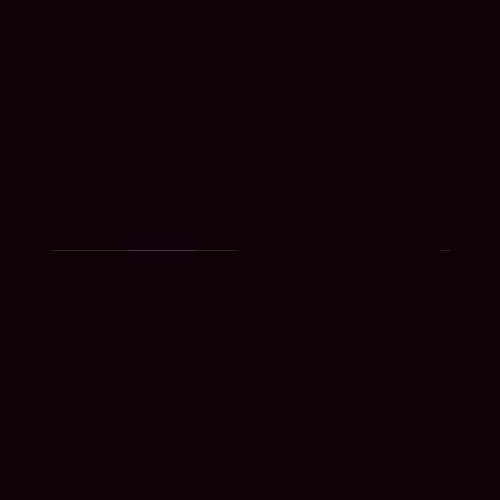
Frame 1 (no input)
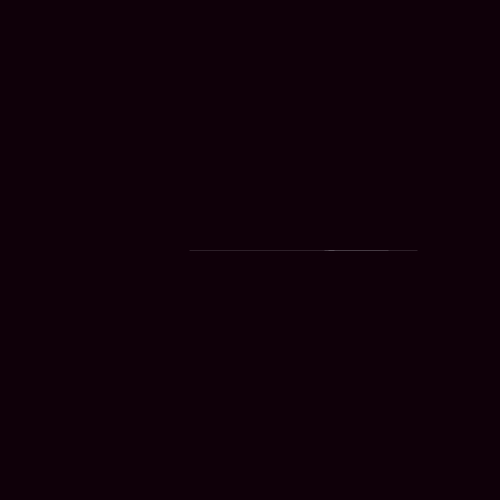
Frame 60 (the mouse pressed at the canvas centre just before this capture)
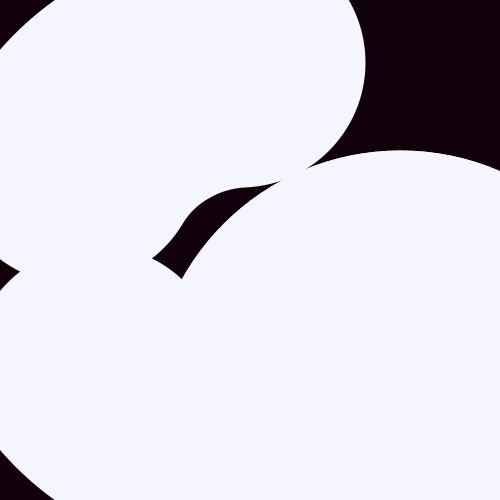
Frame 120 (the mouse held since frame 60 and released just before this capture)

The Processing sketch that drew these frames (run headless with seeded random() and noise(); from frame 60 on, the mouse is pressed at the canvas centre):

// Processing sketch: processing_104112
// ── processing_104112.pde

/**
 * Nucleo de Arte e Novos Organismos - EBA/UFRJ
 * RJ / Brasil
 *
 *
 * Sinalizador. Desenvolvido por chcl / equipe biônicos 2013
 *
 *
 * Trata-se de uma demonstração de personalidade em arranjos circulares.
 * Desenhei dois circulos (um preenchido e outro apenas contorno). Representam uma espécie de núcleo e membrana protetora.
 * Os arcos foram gerados por valores de origens e tamanhos diferentes e aleatórios. Representam a variação externa. 
 * O delay foi pra dar uma melhor fluidez, mas alterando-o você tem diferentes observações. 
 *  Se eu não criasse uma variavel randomica pra cada arco, o valor seriam os mesmo para todos, e teriamos 3 arcos sobrepostos.
 * Ainda em fase de experimentação...
 *
 */

void setup ()
{   
 size (500,500);
}

void draw () 
{
  background (15, 0, 9);
  
//----------------  
// oval 1
//----------------
  stroke(245,245,255);
  ellipse(400,400,mouseX,mouseX);
  
//----------------
// oval 2  
//----------------
  noFill();
  strokeWeight(mouseY);
  ellipse(400,400, mouseY,mouseY);
 
//-------------------------------------------
//  arcos aleatórios 
//-------------------------------------------

  float orig01 = random(0, 2*PI);
  float orig02 = random(0, 2*PI);
  float orig03 = random(0, 2*PI);
 //as variaveis acima guardam os valores de ponto de origem dos arcos, sempre aleatorio
 
  float tam01 = random(0, PI/2);
  float tam02 = random(0, PI/2);
  float tam03 = random(0, PI/2);
 //variaveis que serão somadas aos pontos de origem resultando nos tamanhos dos arcos
 //criará arcos bem pequenos, de valores proximos a zero até a metade de PI
 //também randômico
 
  arc(width/2, height/2, height*.8, mouseX*1.5, orig01, orig01 + tam01);
  arc(width/2, height/2, height*.8, mouseX*1.5, orig02, orig02 + tam02);
  arc(width/2, height/2, height*.8, mouseX*1.5, orig03, orig03 + tam03);
  delay(80); 
  
//duvidas: por que os arcos estão com arredondamento de quinas?
//pq não posso usar o mouseX para a altura e largura dos arcos(ou em uma ou em outra)?

 
}
